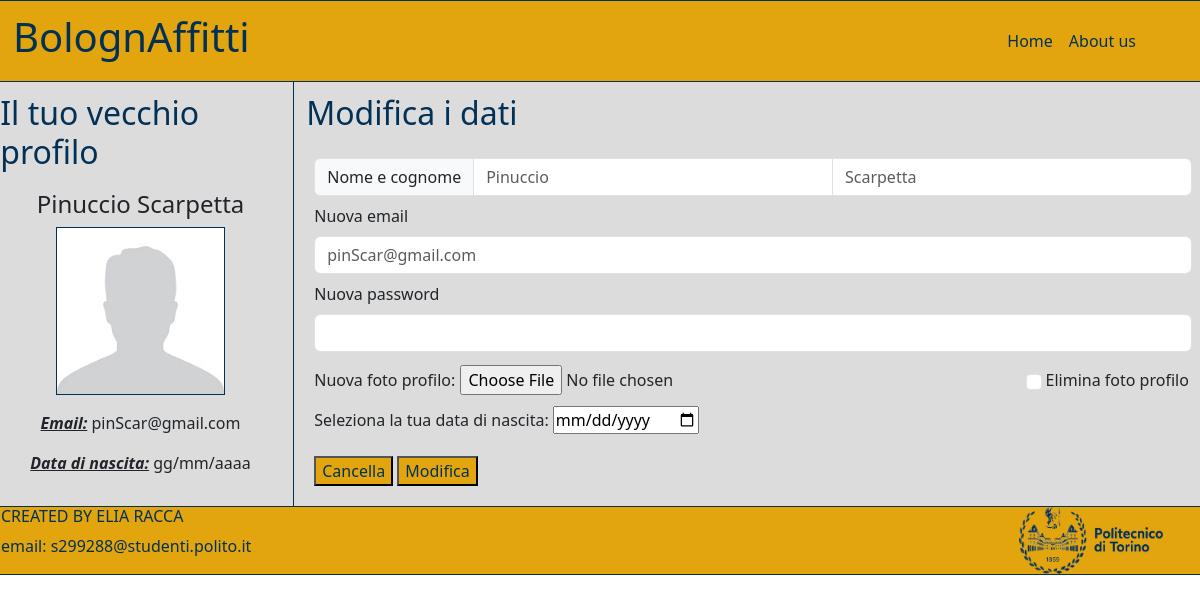
The page /modificaProfilo/2 (signed in) on the database its author committed.
### tables this page shows
CREATE TABLE "UTENTI" (
	"id_utente"	INTEGER NOT NULL UNIQUE,
	"email"	TEXT NOT NULL UNIQUE,
	"password"	TEXT NOT NULL,
	"nome"	TEXT NOT NULL,
	"cognome"	TEXT NOT NULL,
	"isLocatore"	INTEGER NOT NULL,
	"isProfessionista"	INTEGER NOT NULL,
	"dataNascita"	TEXT,
	"imgProfilo"	TEXT,
	PRIMARY KEY("id_utente" AUTOINCREMENT)
);

### app.py (the view)
@app.route('/modificaProfilo/<int:id>')
@login_required
def modifica_profilo(id):
    utente_db = dao.get_user_by_id(id)
    return render_template('modificaProfilo.html', utente = utente_db)

### app.py (called while the page is built)
@login_manager.user_loader
def load_user(user_id):
    db_user = dao.get_user_by_id(user_id)
    if db_user is not None:
        user = User(id=db_user['id_utente'], email=db_user['email'], nome=db_user['nome'], cognome=db_user['cognome'], password=db_user['password'], isLocatore=db_user['isLocatore'], isProfessionista=db_user['isProfessionista'], dataNascita=db_user['dataNascita'], imgProfilo=db_user['imgProfilo'])
        return user
    else:
        return None

### dao.py (called while the page is built)
def get_user_by_id(user_id):
    conn = sqlite3.connect('db/dbAffitti.db')
    conn.row_factory = sqlite3.Row
    cursor = conn.cursor()
    sql = 'SELECT * FROM UTENTI WHERE id_utente=?'
    cursor.execute(sql, (user_id, ))
    result = cursor.fetchone()
    cursor.close()
    conn.close()
    return result

### templates/modificaProfilo.html
{% extends "base.html" %}
{%block aside%}
<h2 class="titolo">Il tuo vecchio profilo</h2>
<h4 class="text-center mt-3">{{utente.nome}} {{utente.cognome}}</h4>
{%if utente.imgProfilo == ''%}
<img class="fotoUtente" src="{{url_for('static', filename = 'user.jpg')}}">
{%else%}
<img class="fotoUtente" src="{{url_for('static', filename = utente.imgProfilo)}}">
{%endif%}
<div class="text-center mt-3">
    <p><em class="fw-semibold text-decoration-underline">Email:</em> {{utente.email}}</p>
    {%if utente.dataNascita != ''%}
    <p><em class="fw-semibold text-decoration-underline">Data di nascita:</em> {{utente.dataNascita[8:10]}}/{{utente.dataNascita[5:7]}}/{{utente.dataNascita[0:4]}}</p>
    {%else%}
    <p><em class="fw-semibold text-decoration-underline">Data di nascita:</em> gg/mm/aaaa</p>
    {%endif%}
</div>
{%endblock%}
{%block corpo%}
<h2 class="titolo">Modifica i dati</h2>
<form action="{{url_for('update_utente', id_utente = utente.id_utente)}}" method="post" id="modificaProfiloForm" enctype="multipart/form-data" class="p-2">
    <div class="input-group">
        <span class="input-group-text">Nome e cognome</span>
        <input type="text" name="nome" id="nomeText" class="form-control" placeholder="{{utente.nome}}">
        <input type="text" name="cognome" id="CognomeText" class="form-control" placeholder="{{utente.cognome}}">
    </div>
    <label for="emailInput" class="form-label mt-2">Nuova email</label>
    <input type="email" class="form-control" name="email" id="emailInput" placeholder="{{utente.email}}">
    <label for="passwordInput" class="form-label mt-2">Nuova password</label>
    <input type="password" name="password" id="passwordInput" class="form-control">
    <div class="mt-2 d-flex align-items-center">
        <label for="fileFoto" class="form-label mt-2 col-2">Nuova foto profilo: </label>
        <input type="file" class="col" id="fileFoto" name="imgProfilo" accept=".jpg, .jpeg, .png"/>
        <input class="form-check-input col-2" type="checkbox" value="1" id="eliminaFotoCheck" name="eliminaFoto">
        <label class="form-check-label ms-1 col-2" for="eliminaFotoCheck">Elimina foto profilo</label>
    </div>
    <label for="datePost" class="form-label mt-2">Seleziona la tua data di nascita: </label>
    <input type="date" class="col-2" id="datePost" name="dataNascita" placeholder="{{utente.dataNascita}}">
    <div class="mt-3">
        <button type="reset" class="bottoneLogin">Cancella</button>
        <button type="submit" class="bottoneLogin">Modifica</button>
    </div>
</form>
{%endblock%}

### static/style.css (style rules this page uses)
.bottoneLogin { color: #033155; background-color: #e2a50e; }
.fotoUtente { width: 60%; margin-left: 20%; height: auto; border-style: solid; border-color: #033155; border-width: 0.5px; }
.titolo { color: #033155; padding-bottom: 1%; }

### rows shown on the page
UTENTI: nome "Pinuccio", cognome "Scarpetta", email "pinScar@gmail.com"
